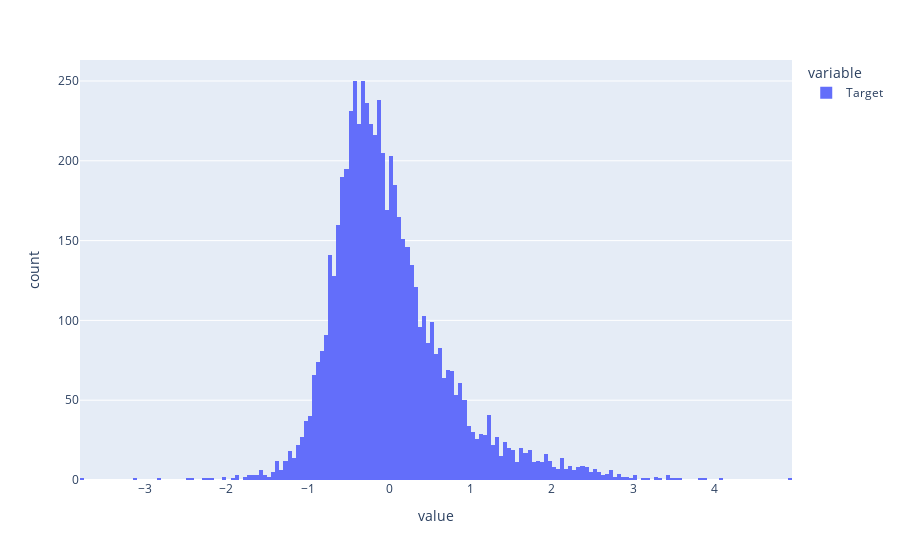

Notebook cell for this chart:
### Code cell
px.histogram((y_test-predictions))

### Figure 1 — Plotly figure (JSON) as saved in the notebook; plotly's stock layout.template omitted (floating-point values rounded to 4 significant figures; data arrays with more than 128 entries replaced by an {"elided": "..."} marker saying what was removed)
{"data": [{"alignmentgroup": "True", "bingroup": "x", "hovertemplate": "variable=Target<br>value=%{x}<br>count=%{y}<extra></extra>", "legendgroup": "Target", "marker": {"color": "#636efa", "pattern": {"shape": ""}}, "name": "Target", "offsetgroup": "Target", "orientation": "v", "showlegend": true, "type": "histogram", "x": {"elided": "6192 float values"}, "xaxis": "x", "yaxis": "y"}], "layout": {"barmode": "relative", "legend": {"title": {"text": "variable"}, "tracegroupgap": 0}, "margin": {"t": 60}, "xaxis": {"anchor": "y", "domain": [0, 1], "title": {"text": "value"}}, "yaxis": {"anchor": "x", "domain": [0, 1], "title": {"text": "count"}}}}
